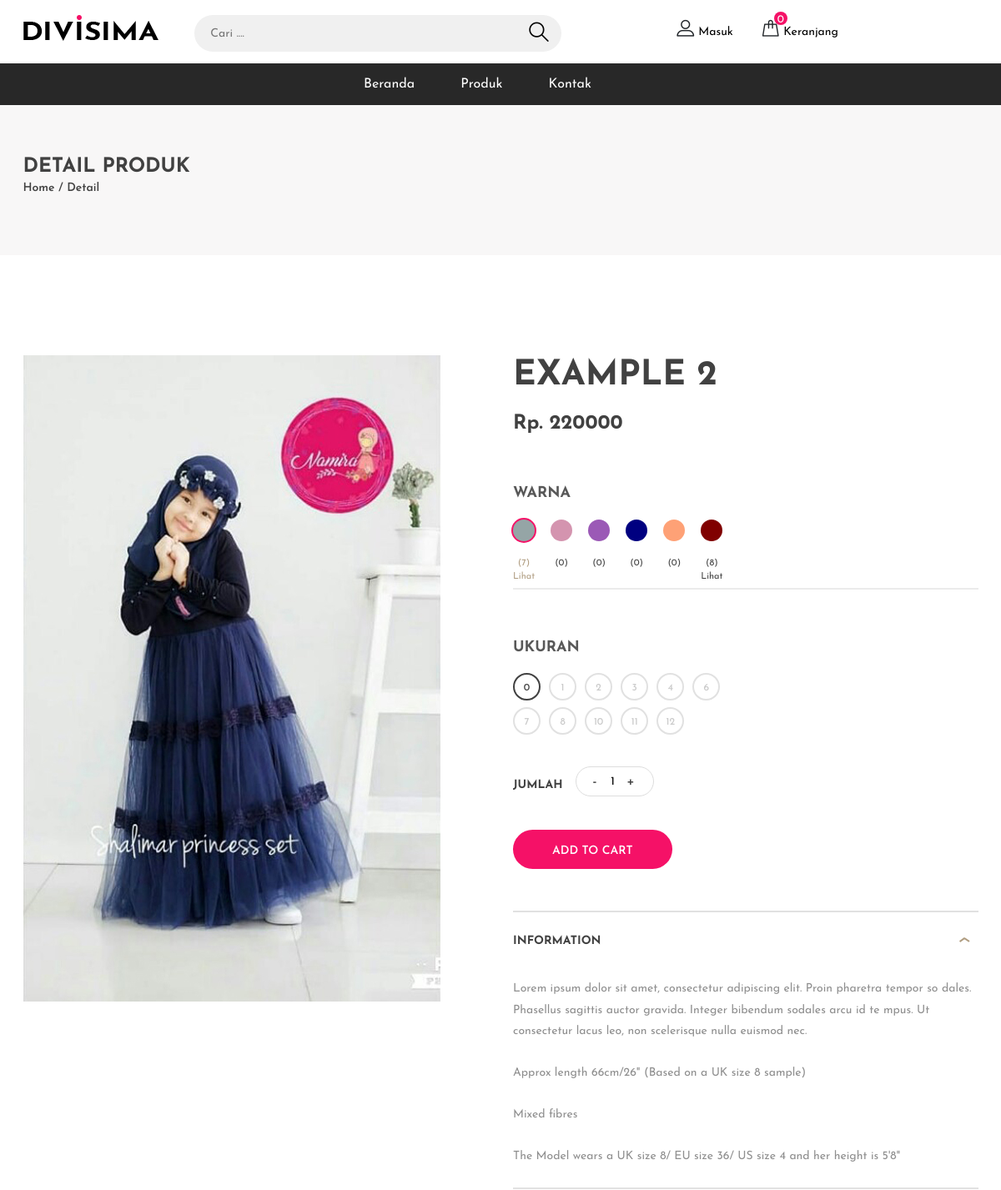
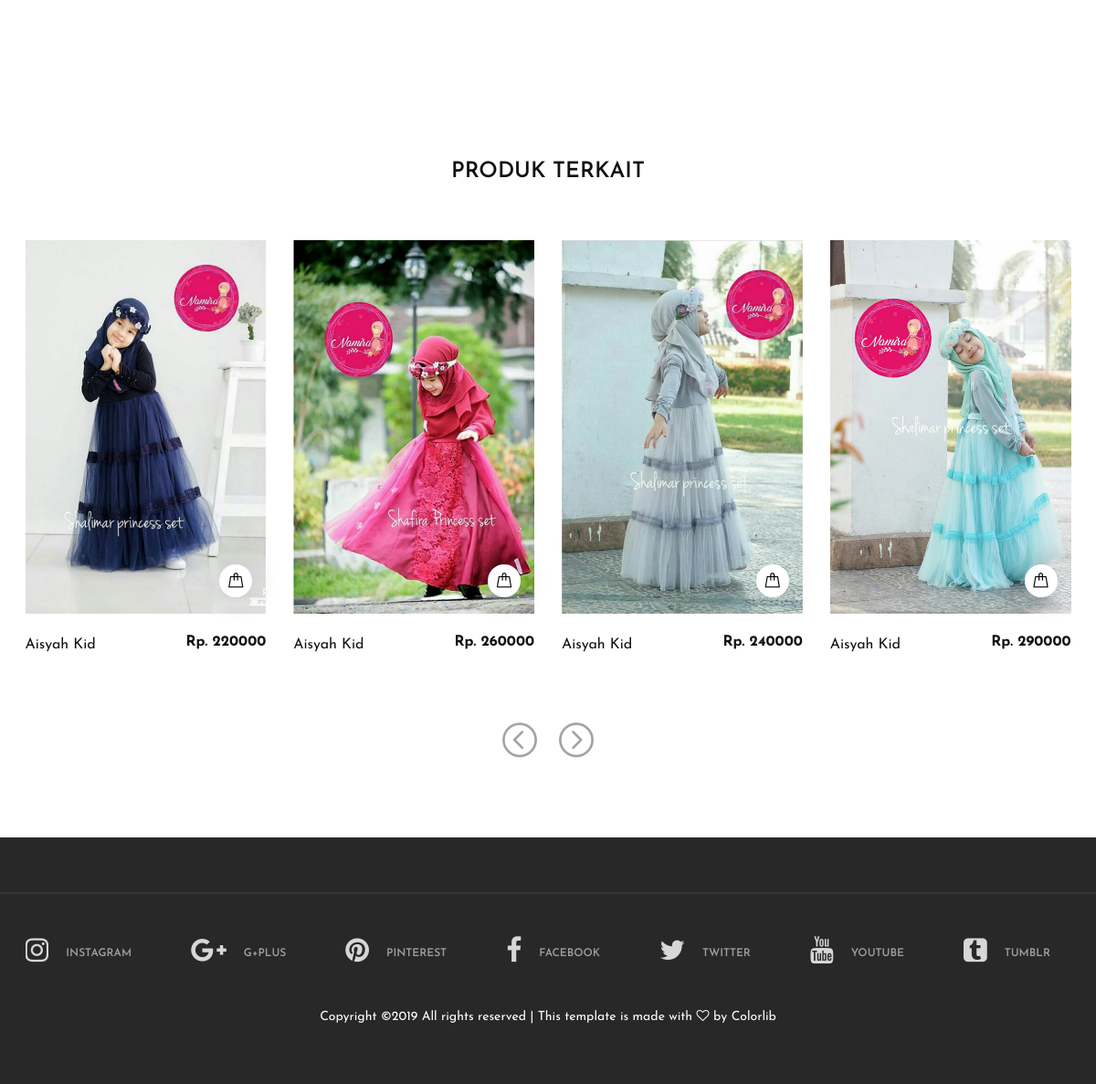
The page /Home/detail/10 on the database its author committed (2 pictures, top to bottom).
### tables this page shows
CREATE TABLE `tb_stok` (
  `id_stok` int(7) NOT NULL,
  `id_produk` int(7) NOT NULL,
  `id_ukuran` int(7) NOT NULL,
  `id_warna` int(7) NOT NULL,
  `foto` varchar(100) NOT NULL,
  `jumlah_stok` int(7) NOT NULL
);

CREATE TABLE `tb_produk` (
  `id_produk` int(7) NOT NULL,
  `nama_produk` varchar(100) NOT NULL,
  `ukuran` int(5) NOT NULL,
  `warna` varchar(100) NOT NULL,
  `foto` varchar(100) NOT NULL,
  `stok` int(8) NOT NULL
);

CREATE TABLE `tb_ukuran` (
  `id_ukuran` int(5) NOT NULL,
  `nama_ukuran` varchar(50) NOT NULL,
  `harga` varchar(100) NOT NULL
);

CREATE TABLE `tb_warna` (
  `id_warna` int(7) NOT NULL,
  `nama_warna` varchar(100) NOT NULL,
  `kode_warna` varchar(10) NOT NULL
);

### application/controllers/Home.php (called while the page is built, shortened)
<?php
class Home extends CI_Controller {
    public function __construct()
    {
        $this->load->helper('url', 'form');
        $this->load->model('mdl_user_produk');
        $this->load->library('form_validation');
        $this->load->library('session');
        $this->load->database();
    }
	public function detail($id_stok)
	{
        $paket['data'] = $this->mdl_user_produk->ambildata_stok2($id_stok);
        $paket['data2'] = $this->mdl_user_produk->ambildata_produk_terkait();
        $paket['id_stok'] = $id_stok;
		$query_stok1 = $this->db->query("SELECT * FROM tb_stok where id_stok=$id_stok");
        foreach ($query_stok1->result() as $keyStok2) {
        $paket['warna_pilihan'] = $keyStok2->id_warna;
        $paket['data_warna'] = $keyStok2->id_warna;
		}
		$this->load->view('front/detail',$paket);
	}
}

### index.php (called while the page is built, shortened)
<?php
require_once BASEPATH.'core/CodeIgniter.php';

### application/models/Mdl_user_produk.php (called while the page is built, shortened)
<?php
class Mdl_user_produk extends CI_Model
{
	public function ambildata_produk_terkait()
	{
		$query = $this->db->query("SELECT * FROM tb_stok ORDER BY id_stok ASC LIMIT 8");
		return $query->result_array();
	}
	public function ambildata_stok2($id)
	{
		$query = $this->db->query("SELECT * FROM tb_stok WHERE id_stok=$id");
		return $query->result_array();
	}
}

### application/views/front/detail.php (the view, shortened to what this page needs)
	<div class="page-top-info">
		<div class="container">
			<h4>Detail Produk</h4>
			<div class="site-pagination">
				<a href="">Home</a> /
				<a href="">Detail</a>
			</div>
		</div>
	</div>
	<section class="product-section">
		<div class="container">
			<div class="back-link">
			</div>
			<div class="row">
				<div class="col-lg-6">
					<div class="">
						<img class="product-big-img" src="<?php echo base_url('upload/produk/'.$data[0]['foto']); ?>" alt="">
					</div>
				</div>
				<div class="col-lg-6 product-details">
					<h2 class="p-title" style="font-size: 260% !important;"><?php
					$temp_nama=$data[0]['id_produk'];
		            $query_Produk=$this->db->query("SELECT * FROM tb_produk where id_produk=$temp_nama;");
		            foreach ($query_Produk->result() as $keyPro) {
		            	if ($keyPro->id_produk==$temp_nama) {
			            	echo $keyPro->nama_produk;
		            	}
		            }
					?></h2>
					<h3 id="state_harga" class="p-price"><?php
					$ukuran=$data[0]['id_ukuran'];
					            $query_cekUkuran=$this->db->query("SELECT * FROM tb_ukuran where id_ukuran=$ukuran;");
					            foreach ($query_cekUkuran->result() as $keyUkuran) {
					            	echo "Rp. ".$keyUkuran->harga;
					            }
					 ?></h3>
<form action="<?php echo base_url('Home/tambah_cart/') ?>" id="form_traditional_validation" name="form_traditional_validation" role="form" autocomplete="off" method="post" class="validate" enctype="multipart/form-data">
					<p style="font-weight: bold; font-size: 112%; margin-top: 10%;">WARNA</p>
					<div class="filter-widget mb-0">
						<div class="fw-color-choose">
							<?php
							$key0=$data[0]['id_stok'];
							$query_stok0 = $this->db->query("SELECT * FROM tb_stok where id_stok=$key0");
							$query_warna0 = $this->db->query("SELECT * FROM tb_warna");
				            foreach ($query_stok0->result() as $keyStok) {
								$barang_stok=$keyStok->id_produk;
								$hit=0;
					            foreach ($query_warna0->result() as $keyWarna) {
								$data_warni=$keyWarna->id_warna;
									$key1=$keyWarna->id_warna;
									$query_stok1 = $this->db->query("SELECT * FROM tb_stok where id_produk=$barang_stok AND id_warna=$key1");
									if ($query_stok1->num_rows()>0) {
							            foreach ($query_stok1->result() as $keyStok2) {
							            if ($keyStok2->jumlah_stok<1) {$no_view=1;}else{$no_view=0;}
											$show2=$keyStok2->id_produk;
							            }
											$show3=$keyWarna->id_warna;
										if ($no_view==1) { ?>
											<div class="cs-item" >
												<input type="radio" disabled="disabled" name="cs" id="<?php echo "cs-".$hit; ?>">
												<label disabled="disabled" class="cs-gray" for="<?php echo "cs-".$hit; ?>" style="background:<?php echo $keyWarna->kode_warna;?>;">
													<span>(0)</span>
												</label>
											</div>
										<?php }else{ ?>
											<?php
											if ($data_warni==$data_warna) { ?>
											<div class="cs-item" >
												<label  checked="checked" class="cs-gray" for="<?php echo "cs-".$hit; ?>" style="background:<?php echo $keyWarna->kode_warna;?>;">
											<a href="<?php echo base_url('Home/show/'.$show2.'/'.$show3); ?>">
													<span>(<?php
														$total=0;
											            foreach ($query_stok1->result() as $keyStok2) {
															$total= $total+$keyStok2->jumlah_stok;
											            }
											            echo $total.")<br>Lihat";
														?>
													</span>
													</a>
												</label>
											</div>
											<?php }else{ ?>
												<div class="cs-item" >
													<label class="cs-gray" for="<?php echo "cs-".$hit; ?>" style="background:<?php echo $keyWarna->kode_warna;?>;">
												<a href="<?php echo base_url('Home/show/'.$show2.'/'.$show3); ?>">
														<span>(<?php
															$total=0;
												            foreach ($query_stok1->result() as $keyStok2) {
																$total= $total+$keyStok2->jumlah_stok;
												            }
												            echo $total.")<br>Lihat";
															?>
														</span>
														</a>
													</label>
												</div>
											<?php }
											?>
										<?php }
										?>
									<?php }else{ ?>
										<div class="cs-item" >
											<label disabled="disabled" class="cs-gray" for="<?php echo "cs-".$hit; ?>" style="background:<?php echo $keyWarna->kode_warna;?>;">
												<span>(0)</span>
											</label>
										</div>
									<?php }
									$hit++;
								}
							}
							?>
						</div>
					</div>
					<p style="font-weight: bold; font-size: 112%; margin-top: 10%;">UKURAN</p>
					<div class="fw-size-choose">
						<?php
						$query_ukuran0 = $this->db->query("SELECT * FROM tb_ukuran");
						$produk9=$data[0]['id_produk'];
						$hit2=1;
			            foreach ($query_ukuran0->result() as $keyUkuran) { ?>
						<?php
						if ($hit2==7 || $hit==13 || $hit==19 || $hit==25 || $hit==31 || $hit==37 || $hit==43 || $hit==49 || $hit==55 || $hit==61) {
							echo "<br>";
						}
							$ukuran9=$keyUkuran->id_ukuran;
							$nama_ukuran9=$keyUkuran->nama_ukuran;
						$query_stok0 = $this->db->query("SELECT * FROM tb_stok where id_produk=$produk9 AND id_ukuran=$ukuran9 AND id_warna=$warna_pilihan");
							if ($query_stok0->num_rows()>0) {
				            foreach ($query_stok0->result() as $keyStok3) {
								$id_ukuran=$keyStok3->id_ukuran;
							}
				            ?>
							<div class="sc-item">
									<label for="<?php echo $id_ukuran."size" ; ?>"><?php echo $nama_ukuran9 ; ?></label>
								</div>
							<?php }else{ ?>
								<div class="sc-item disable">
									<label for=""><?php echo $nama_ukuran9 ; ?></label>
								</div>
							<?php }
							$hit2++;
						}
						?>
					</div>
					<div class="quantity">
						<p>Jumlah</p>
                        <div class="pro-qty"><input name="qu" id="qu" type="text" value="1"></div>
                    </div>
                    <button class="btn site-btn">ADD TO CART</button>
					</form>
					<div id="accordion" class="accordion-area">
						<div class="panel">
							<div class="panel-header" id="headingOne">
								<button class="panel-link active" data-toggle="collapse" data-target="#collapse1" aria-expanded="true" aria-controls="collapse1">information</button>
							</div>
							<div id="collapse1" class="collapse show" aria-labelledby="headingOne" data-parent="#accordion">
								<div class="panel-body">
									<p>Lorem ipsum dolor sit amet, consectetur adipiscing elit. Proin pharetra tempor so dales. Phasellus sagittis auctor gravida. Integer bibendum sodales arcu id te mpus. Ut consectetur lacus leo, non scelerisque nulla euismod nec.</p>
									<p>Approx length 66cm/26" (Based on a UK size 8 sample)</p>
									<p>Mixed fibres</p>
									<p>The Model wears a UK size 8/ EU size 36/ US size 4 and her height is 5'8"</p>
								</div>
							</div>
						</div>
					</div>
					<div class="social-sharing">
					</div>
				</div>
			</div>
		</div>
	</section>
	<section style="margin-top: 5%;" class="related-product-section">
		<div class="container">
			<div class="section-title">
				<h2>PRODUK TERKAIT</h2>
			</div>
			<div class="product-slider owl-carousel">
				<?php
				    foreach ($data2 as $keys) {
				 ?>
				<div class="product-item">
					<div class="pi-pic">
						<img src="<?php echo base_url('upload/produk/'.$keys['foto']); ?>" alt="">
						<div class="pi-links">
							<a href="<?php echo base_url('Home/detail/'.$keys['id_stok']) ?>" class="add-card"><i class="flaticon-bag"></i><span>TAMBAHKAN</span></a>
						</div>
					</div>
					<div class="pi-text">
						<h6><?php
							$ukuran=$keys['id_ukuran'];
					            $query_cekUkuran=$this->db->query("SELECT * FROM tb_ukuran where id_ukuran=$ukuran;");
					            foreach ($query_cekUkuran->result() as $keyUkuran) {
					            	echo "Rp. ".$keyUkuran->harga;
					            }
							 ?></h6>
							<p>
								<?php
								$bahan_produk=$keys['id_produk'];
								$query_cekProduk=$this->db->query("SELECT * FROM tb_produk where id_produk=$bahan_produk;");
					            foreach ($query_cekProduk->result() as $keyProduk) {
					            	echo $keyProduk->nama_produk;
					            }
							?> </p>
					</div>
				</div>
			<?php } ?>
			</div>
		</div>
	</section>

### rows shown on the page
tb_stok: foto (picture)
tb_produk: nama_produk "EXAMPLE 2"
tb_ukuran: harga "220000", nama_ukuran "0"
tb_warna: total "7"
tb_warna: total "8"
tb_ukuran: nama_ukuran "1"
tb_ukuran: nama_ukuran "2"
tb_ukuran: nama_ukuran "3", harga "240000"
tb_ukuran: nama_ukuran "4"
tb_ukuran: nama_ukuran "6"
tb_ukuran: nama_ukuran "7"
tb_ukuran: nama_ukuran "8", harga "260000"
tb_ukuran: nama_ukuran "10"
tb_ukuran: nama_ukuran "11", harga "290000"
tb_ukuran: nama_ukuran "12"
tb_stok: foto (picture)
tb_produk: nama_produk "Aisyah Kid"
tb_stok: foto (picture)
tb_stok: foto (picture)
tb_stok: foto (picture)

### other values the page prints
$hits "0"
